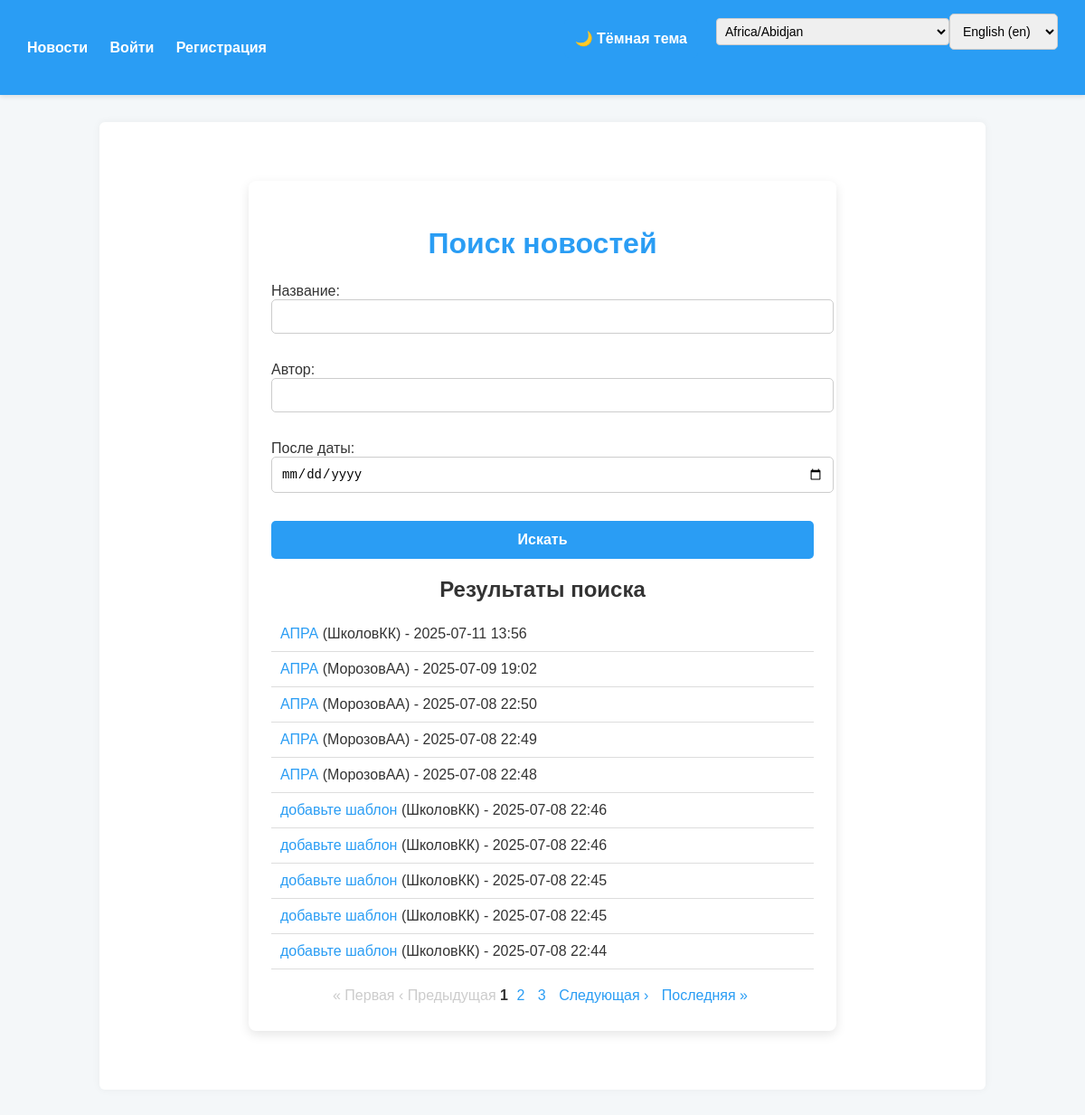
The app's page /news/search/ with its own data.
### news/models.py (models this page shows, shortened)
class Post(models.Model):
    POST_TYPE_CHOICES = [
        ('article', _('Статья')),
        ('news', _('Новость')),
    ]
    author = models.ForeignKey(Author, on_delete=models.CASCADE, related_name='posts')
    post_type = models.CharField(max_length=10, choices=POST_TYPE_CHOICES)
    created_at = models.DateTimeField(auto_now_add=True)
    updated_at = models.DateTimeField(auto_now=True)
    categories = models.ManyToManyField(Category, through='PostCategory')
    title = models.CharField(max_length=255)
    content = models.TextField()
    rating = models.IntegerField(default=0)
    is_published = models.BooleanField(default=True)
    likes = models.ManyToManyField(User, related_name='post_likes', blank=True)
    dislikes = models.ManyToManyField(User, related_name='post_dislikes', blank=True)

class Author(models.Model):
    user = models.OneToOneField(User, on_delete=models.CASCADE)
    rating = models.IntegerField(default=0)

### news/views.py (the view)
# urls.py: path('search/', views.NewsSearchView.as_view(), name='news_search'),
class NewsSearchView(FilterView):
    model = Post
    filterset_class = PostFilter
    template_name = 'news/news_search.html'
    context_object_name = 'news_list'
    paginate_by = 10
    def get_queryset(self):
        return super().get_queryset().filter(post_type='news').order_by('-created_at')
    def get_context_data(self, **kwargs):
        context = super().get_context_data(**kwargs)
        context['request'] = self.request
        return context

### news/context_processors.py (called while the page is built)
def timezone_context(request):
    return {
        'current_timezone': request.session.get('django_timezone', settings.TIME_ZONE),
        'timezones': pytz.all_timezones,
    }

def theme_context(request):
    return {
        'current_theme': request.session.get('theme', settings.DEFAULT_THEME),
        'available_themes': ['light', 'dark'],
    }

### news/templates/news/news_search.html (shortened to what this page needs)
{% extends "base.html" %}
{% load i18n %}
{% block content %}
<div class="search-container">
    <h1>{% trans "Поиск новостей" %}</h1>
    <form method="get">
        {{ filter.form.as_p }}
        <button type="submit">{% trans "Искать" %}</button>
    </form>
    <div class="results-container">
        <h2>{% trans "Результаты поиска" %}</h2>
        <ul>
            {% for news in news_list %}
                <li>
                    <a href="{% url 'news_detail' news.pk %}">{{ news.title }}</a>
                    ({{ news.author.user.username }}) - {{ news.created_at|date:"Y-m-d H:i" }}
                </li>
            {% empty %}
                <li>{% trans "Ничего не найдено" %}</li>
            {% endfor %}
        </ul>
    </div>
    <div class="pagination">
        {% if page_obj.has_previous %}
            <a href="?page=1{% if base_query %}&{{ base_query }}{% endif %}">&laquo; {% trans "Первая" %}</a>
            <a href="?page={{ page_obj.previous_page_number }}{% if base_query %}&{{ base_query }}{% endif %}">&lsaquo; {% trans "Предыдущая" %}</a>
        {% else %}
            <span class="disabled">&laquo; {% trans "Первая" %}</span>
            <span class="disabled">&lsaquo; {% trans "Предыдущая" %}</span>
        {% endif %}
        {% for num in page_obj.paginator.page_range %}
            {% if num >= page_obj.number|add:-2 and num <= page_obj.number|add:2 %}
                {% if num == page_obj.number %}
                    <strong>{{ num }}</strong>
                {% else %}
                    <a href="?page={{ num }}{% if base_query %}&{{ base_query }}{% endif %}">{{ num }}</a>
                {% endif %}
            {% endif %}
        {% endfor %}
        {% if page_obj.has_next %}
            <a href="?page={{ page_obj.next_page_number }}{% if base_query %}&{{ base_query }}{% endif %}">{% trans "Следующая" %} &rsaquo;</a>
            <a href="?page={{ page_obj.paginator.num_pages }}{% if base_query %}&{{ base_query }}{% endif %}">{% trans "Последняя" %} &raquo;</a>
        {% else %}
            <span class="disabled">{% trans "Следующая" %} &rsaquo;</span>
            <span class="disabled">{% trans "Последняя" %} &raquo;</span>
        {% endif %}
    </div>
</div>
{% endblock %}

### templates/base.html (style rules this page uses)
body { font-family: Arial, sans-serif; margin: 0; padding: 0; transition: background-color 0.3s, color 0.3s; }
.light-theme { background-color: #f4f7f9; color: #333; }

### news/templates/news/news_search.html (style rules this page uses)
.search-container { max-width: 600px; margin: 40px auto; padding: 30px 25px; background-color: #fff; border-radius: 8px; box-shadow: 0 4px 12px rgba(0, 0, 0, 0.1); font-family: Arial, sans-serif; }
.search-container h1 { text-align: center; color: #2a9df4; margin-bottom: 25px; }
form { margin-bottom: 20px; }
form input, form select { width: 100%; padding: 10px; margin-bottom: 15px; border: 1.5px solid #ccc; border-radius: 5px; font-size: 14px; transition: border-color 0.3s ease; }
button[type="submit"] { background-color: #2a9df4; color: white; border: none; padding: 12px; width: 100%; border-radius: 5px; cursor: pointer; font-weight: bold; font-size: 16px; transition: background-color 0.3s ease; }
.results-container { margin-top: 20px; }
.results-container h2 { color: #333; margin-bottom: 15px; text-align: center; }
ul { list-style-type: none; padding: 0; }
ul li { padding: 10px; border-bottom: 1px solid #ddd; }
ul li a { text-decoration: none; color: #2a9df4; }
.pagination { text-align: center; margin-top: 20px; }
.pagination a { margin: 0 5px; text-decoration: none; color: #2a9df4; }
.pagination span.disabled { color: #ccc; }

### records on screen
Post: title "АПРА", author.user.username "ШколовКК", created_at "2025-07-11 13:56"
Post: title "АПРА", author.user.username "МорозовАА", created_at "2025-07-09 19:02"
Post: title "АПРА", author.user.username "МорозовАА", created_at "2025-07-08 22:50"
Post: title "АПРА", author.user.username "МорозовАА", created_at "2025-07-08 22:49"
Post: title "АПРА", author.user.username "МорозовАА", created_at "2025-07-08 22:48"
Post: title "добавьте шаблон", author.user.username "ШколовКК", created_at "2025-07-08 22:46"
Post: title "добавьте шаблон", author.user.username "ШколовКК", created_at "2025-07-08 22:46"
Post: title "добавьте шаблон", author.user.username "ШколовКК", created_at "2025-07-08 22:45"
Post: title "добавьте шаблон", author.user.username "ШколовКК", created_at "2025-07-08 22:45"
Post: title "добавьте шаблон", author.user.username "ШколовКК", created_at "2025-07-08 22:44"

### other values on screen
{{ num }} "1"
{{ num }} "2" "3"
form field timezone "Africa/Abidjan"
form field language "English (en)"
